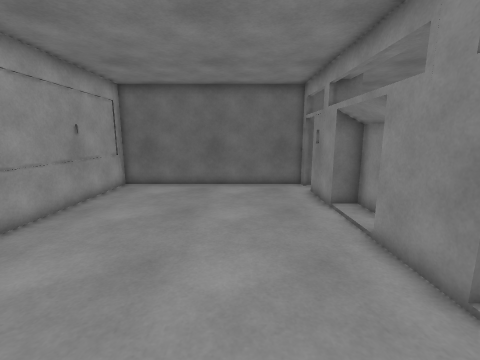
[1] (above)

21 first-person views from a walk through a scene from a Unity 3-D project. The camera is 1.4 m above the floor, tilts 10° down and sees 90° across. Doors are open. The floor is counted in squares, 0.5 m on a side. Each view is taken from the middle of a square. On the plan, view 1 faces up. The plan holds only what a view shows up to about 18 squares ahead; the rest is blank. The place goes on beyond the plan. The player is left out.

[2]
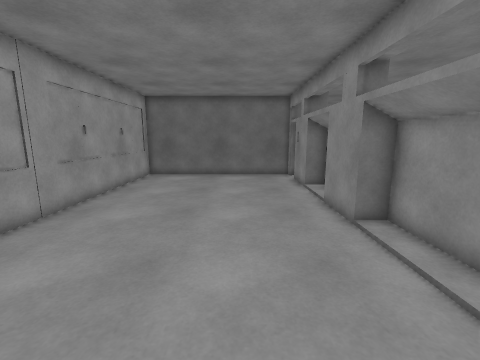

[3]
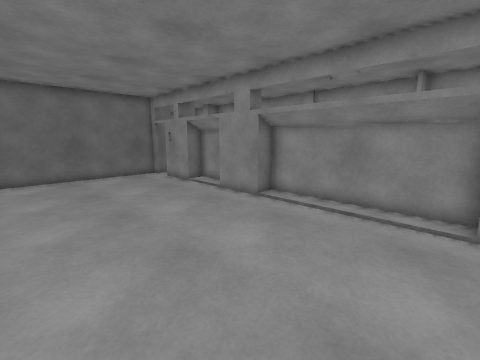

[4]
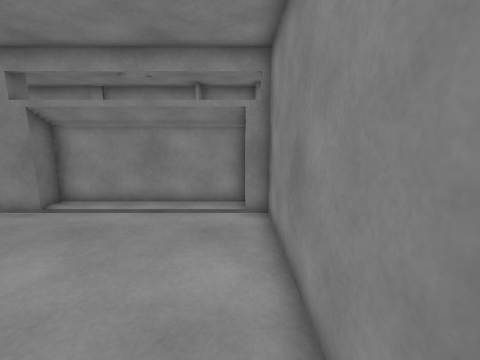

[5]
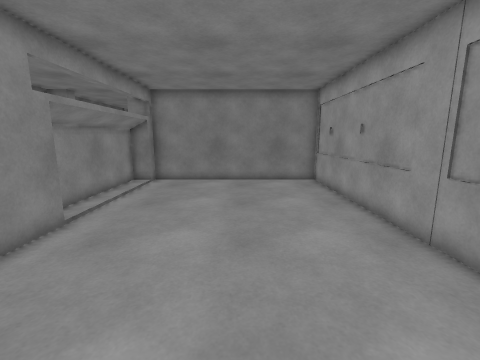

[6]
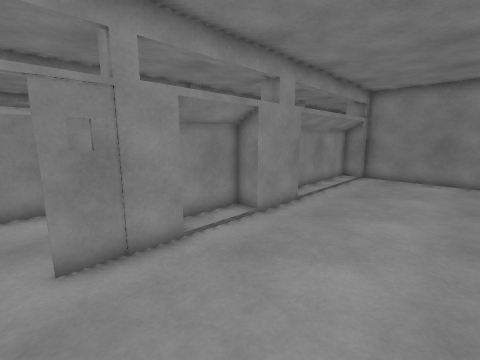

[7]
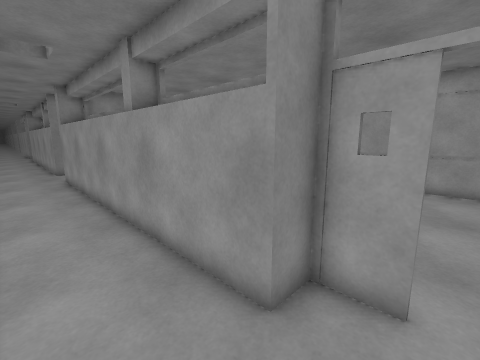

[8]
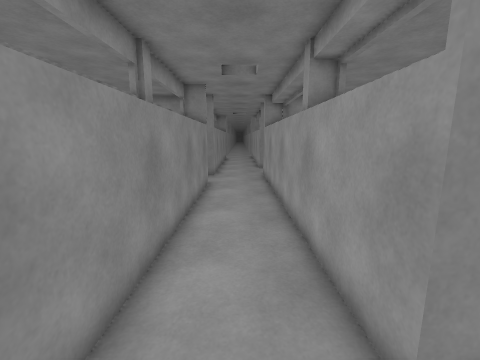

[9]
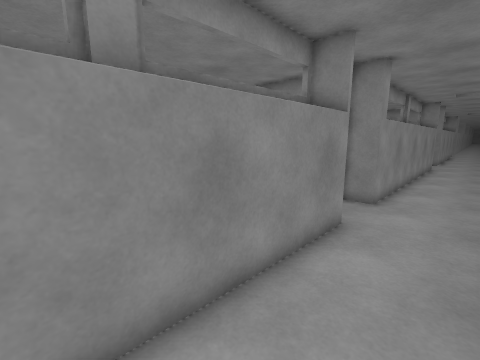

[10]
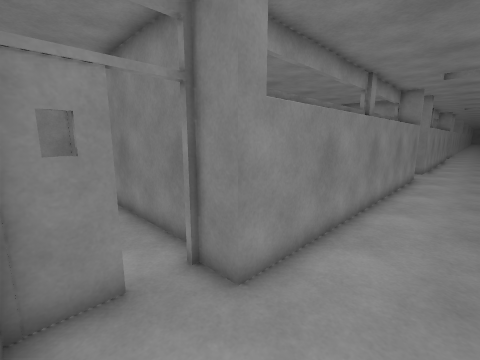

[11]
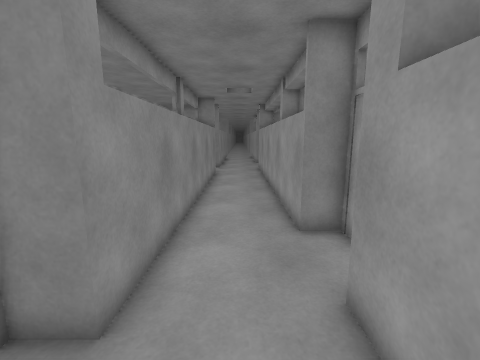

[12]
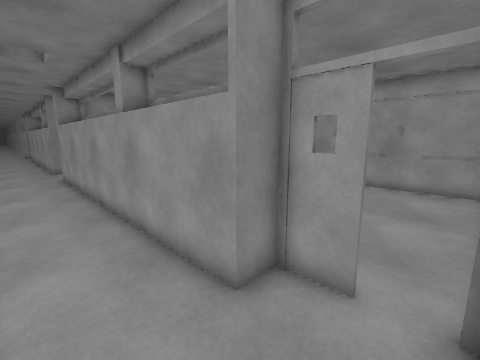

[13]
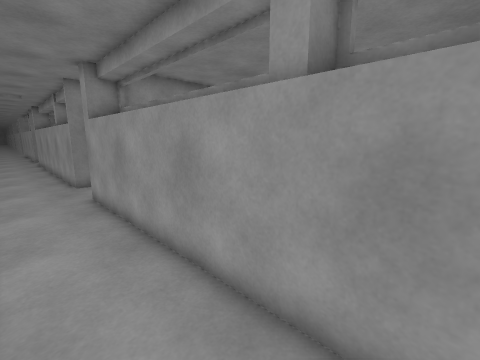

[14]
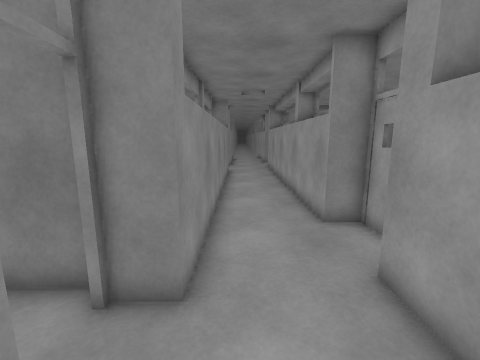

[15]
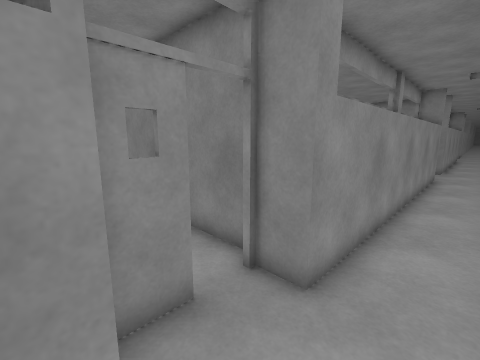

[16]
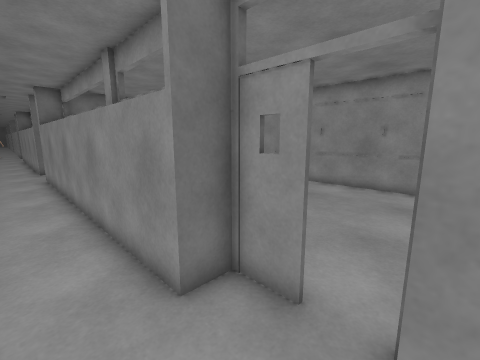

[17]
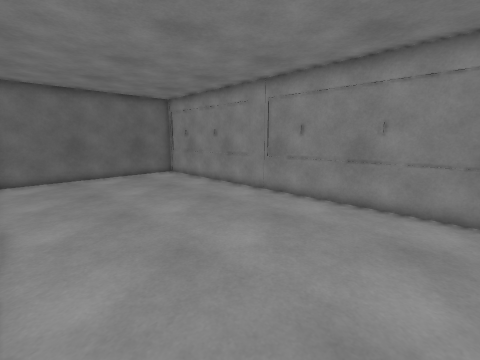

[18]
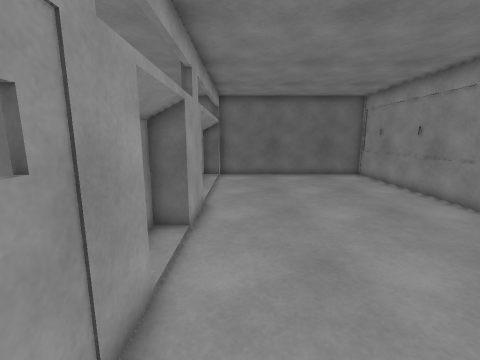

[19]
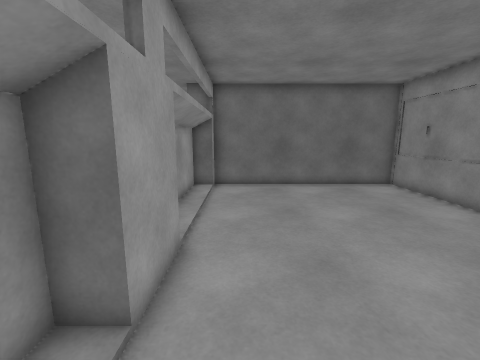

[20]
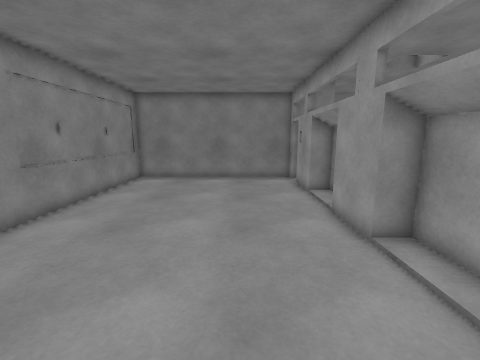

[21]
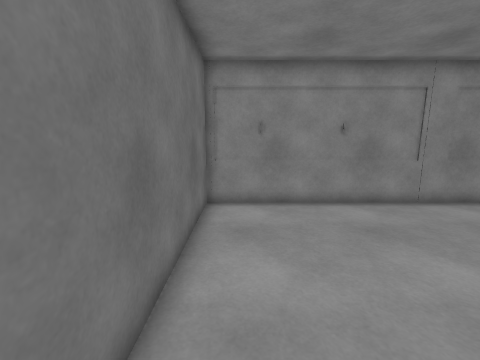

### Floor plan
Ten units are one square. View 1 is at (0, 0); x grows to the right and y downward. Boxes are objects, and circles mark ways between rooms. Rooms are numbered by the first view taken in them; rooms with no view inside come last. Other rooms are left out.
<svg viewBox="-75 -150 292 500">
<path fill="none" stroke="#000" d="M37 -145 -70 -145 -70 51 37 51 37 42 48 42 48 -35 37 -35 37 -63 48 -63 48 -95 37 -95 37 -125M39 72 39 89 52 89 52 255M103 34 103 16M90 17 90 -133M103 232 103 215 90 215 90 51 102 51M39 275 39 287 52 287 52 345M39 -126 39 -109 52 -109 52 58M46 -141 40 -141M90 345 90 247 104 247M104 141 104 170M94 170 94 178M94 122 94 141M104 202 104 231M94 198 94 202M94 64 94 100M104 251 212 251 212 56 104 56"/>
<circle cx="40" cy="-135" r="3" fill="#2a7"/>
<circle cx="100" cy="240" r="3" fill="#2a7"/>
<text x="-10" y="-40">1</text>
<text x="70" y="100">2</text>
<text x="150" y="150">3</text>
</svg>
Room 1 opens to room 2. Room 2 opens to room 3.

Where each view was taken, in squares from view 1:
view 1: 0 up, 0 right, facing up
view 2: 4 down, 0 right, facing up
view 3: 4 down, 5 left, facing up-right
view 4: 4 down, 5 left, facing right
view 5: 11 up, 2 left, facing down
view 6: 13 up, 2 left, facing down-right
view 7: 13 up, 8 right, facing down-left
view 8: 13 up, 7 right, facing down
view 9: 6 up, 6 right, facing down-right
view 10: 2 down, 6 right, facing down-right
view 11: 2 down, 7 right, facing down
view 12: 6 down, 8 right, facing down-left
view 13: 13 down, 8 right, facing down-left
view 14: 21 down, 8 right, facing down
view 15: 21 down, 7 right, facing down-right
view 16: 25 down, 7 right, facing up-right
view 17: 24 down, 11 right, facing up-right
view 18: 24 down, 12 right, facing up
view 19: 20 down, 12 right, facing up
view 20: 8 down, 14 right, facing down
view 21: 7 down, 11 right, facing right
